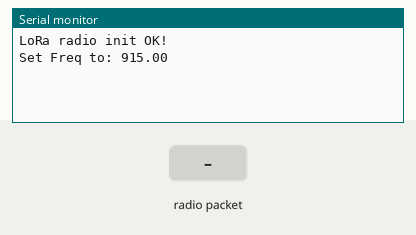
Recording of a sketch running on a simulated Arduino Uno, built with avr-gcc and run on an emulated ATmega328P. Parts: the last lines printed to the serial monitor. The test bench sets the inputs (shaded band). No radio packets arrive unless stated.

Above: at 1.2 s.
1.3 s: radio packet "1" arrives
At 2.5 s:
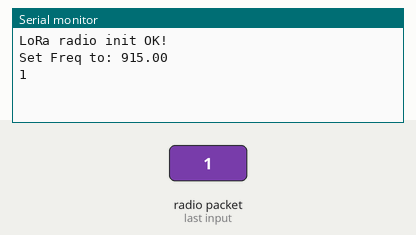
2.8 s: radio packet "0" arrives
At 3.9 s:
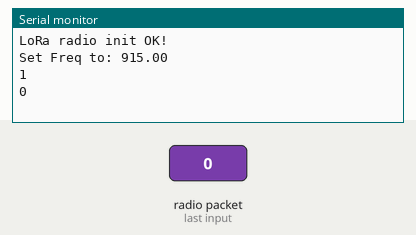
4.3 s: radio packet "2" arrives
At 5.1 s:
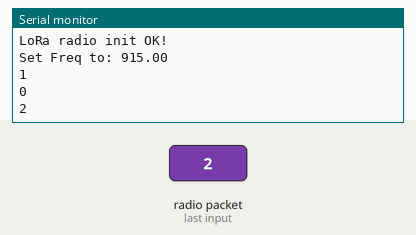

Measured:
- after the input at 1.3 s, the serial monitor: prints a new line at once (image 1)
- after the input at 2.8 s, the serial monitor: prints a new line at once (image 2)
- after the input at 4.3 s, the serial monitor: prints a new line at once (image 3)

The sketch:

challenger_receiver_rf.ino
```cpp
#include <SPI.h>
#include <RH_RF95.h>

#define RFM95_CS 8
#define RFM95_RST 4
#define RFM95_INT 7
#define RF95_FREQ 915.0
RH_RF95 rf95(RFM95_CS, RFM95_INT);

void setup() {
  pinMode(RFM95_RST, OUTPUT);
  digitalWrite(RFM95_RST, HIGH);

  Serial.begin(9600);

  // manual reset
  digitalWrite(RFM95_RST, LOW);
  delay(10);
  digitalWrite(RFM95_RST, HIGH);
  delay(10);

  while (!rf95.init()) {
    Serial.println("LoRa radio init failed");
    while (1);
  }
  Serial.println("LoRa radio init OK!");

  // Defaults after init are 434.0MHz, modulation GFSK_Rb250Fd250, +13dbM
  if (!rf95.setFrequency(RF95_FREQ)) {
    Serial.println("setFrequency failed");
    while (1);
  }
  Serial.print("Set Freq to: "); Serial.println(RF95_FREQ);

  // Defaults after init are 434.0MHz, 13dBm, Bw = 125 kHz, Cr = 4/5, Sf = 128chips/symbol, CRC on

  // The default transmitter power is 13dBm, using PA_BOOST.
  // If you are using RFM95/96/97/98 modules which uses the PA_BOOST transmitter pin, then
  // you can set transmitter powers from 5 to 23 dBm:
  rf95.setTxPower(23, false);
}

void loop() {
  if (rf95.available())
  {
    // Should be a message for us now
    uint8_t buf[200];
    uint8_t len = sizeof(buf);

    if (rf95.recv(buf, &len))
    {
      Serial.println((char*)buf);
    }
    else
    {
      Serial.println("Receive failed");
    }
  }
}
```
